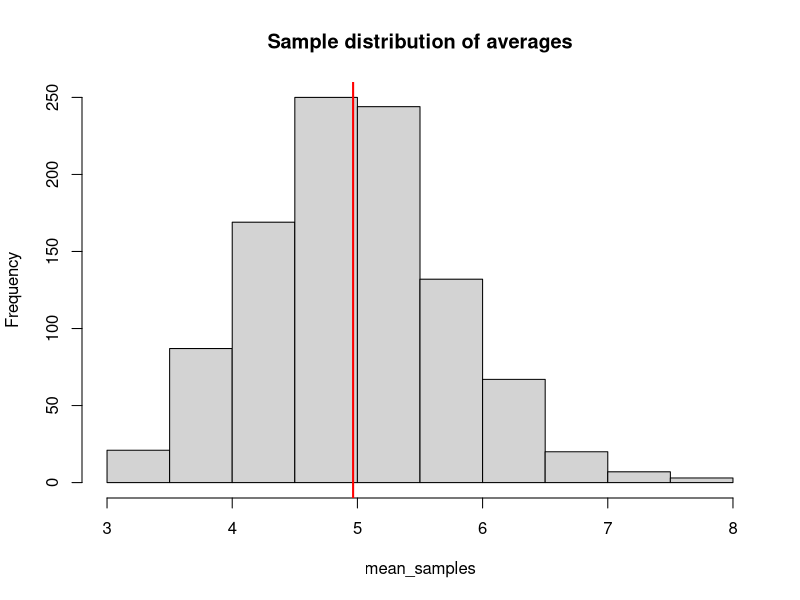
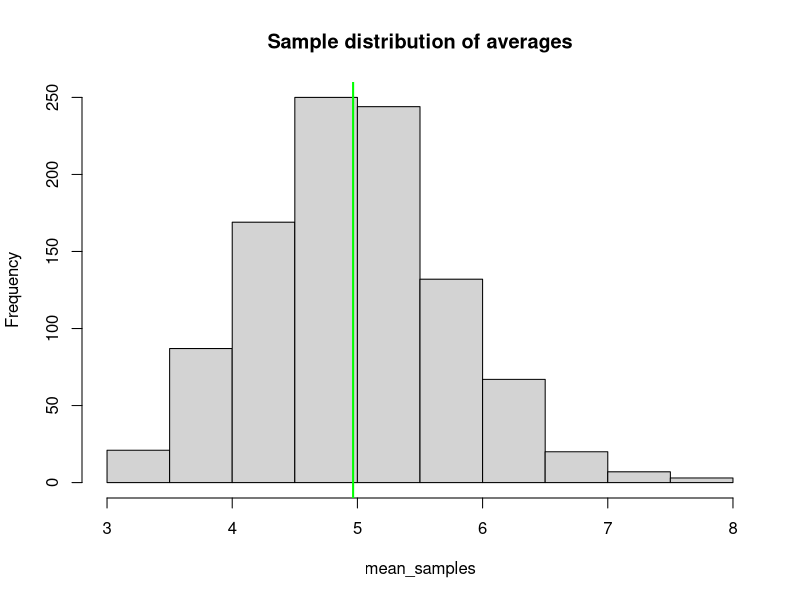

Generate these figures, in order, with R: (Note: this script raises an error after producing the figures.)
## ---- chunk 1
# number of simulations, lambda and distribution sample
simulations <- 1000
lambda <- 0.2
samples <- 40

mean_samples = NULL
set.seed(283764)
for (i in 1:simulations) mean_samples = c(mean_samples, mean(rexp(samples,lambda)))
## ---- chunk 2
hist(mean_samples, main = "Sample distribution of averages")
abline(v = mean(mean_samples), lwd=2, col="red")
## ---- chunk 3
mean_theo <- 1/lambda
mean_dist <- mean(mean_samples)
## ---- chunk 4
var_theo <- ((1/lambda)^2)/samples
var_actual <- var(mean_samples)
## ---- chunk 5
hist(mean_samples, main = "Sample distribution of averages")
abline(v = mean(mean_samples), lwd=2, col="green")

# add the normal distribution
xfit <- seq(min(mean_samples),max(mean_samples),length=40) 
yfit <- dnorm(xfit,mean=mean(mean_samples),sd=sd(mean_samples)) 
yfit <- yfit*diff(h$mids[1:2])*length(mean_samples) 
lines(xfit, yfit, col="red", lwd=2)

# add the sample distribution
g <- mean_samples
xfit<-seq(min(g),max(g),length=40) 
yfit<-dnorm(xfit,mean=mean(g),sd=sd(g)) 
yfit <- yfit*diff(h$mids[1:2])*length(g) 
lines(xfit, yfit, col="black", lwd=2)
#legend()

g <- mean_samples
h<-hist(g, breaks=10, density=10, col="lightgray", xlab="Accuracy", main="Overall") 
xfit<-seq(min(g),max(g),length=40) 
yfit<-dnorm(xfit,mean=mean(g),sd=sd(g)) 
yfit <- yfit*diff(h$mids[1:2])*length(g) 
lines(xfit, yfit, col="black", lwd=2)


# density
hist(scale(mean_samples), probability = TRUE, main = "Sample distribution of averages")
abline(v = mean(mean_samples), lwd=2, col="green")
#hist(scale(df$mean),probability=T,main='',ylim=c(0,0.5),xlab='')
curve(dnorm(x,0,1),-3,3, col='red',add=T) # normal distribution
lines(density(scale(mean_samples)),col='blue') # actual distribution 
#legend(2,0.4,c('Normal','Actual'),cex=0.8,col=c('red','blue'),lty=1)
#

qqnorm(mean_samples);
qqline(mean_samples)
